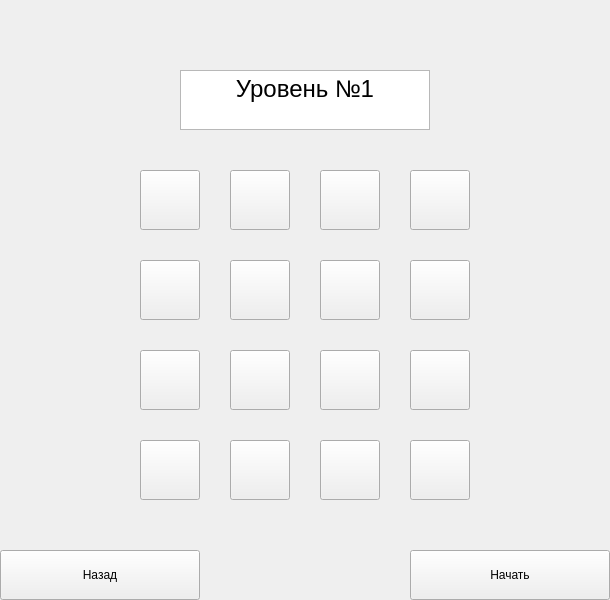
<?xml version="1.0" encoding="UTF-8"?>
<ui version="4.0">
 <class>Squares_Norm</class>
 <widget class="QWidget" name="Squares_Norm">
  <property name="geometry">
   <rect>
    <x>0</x>
    <y>0</y>
    <width>610</width>
    <height>600</height>
   </rect>
  </property>
  <property name="minimumSize">
   <size>
    <width>610</width>
    <height>600</height>
   </size>
  </property>
  <property name="maximumSize">
   <size>
    <width>610</width>
    <height>600</height>
   </size>
  </property>
  <property name="windowTitle">
   <string>Form</string>
  </property>
  <widget class="QPushButton" name="pushButton_5">
   <property name="geometry">
    <rect>
     <x>230</x>
     <y>170</y>
     <width>60</width>
     <height>60</height>
    </rect>
   </property>
   <property name="text">
    <string/>
   </property>
   <attribute name="buttonGroup">
    <string notr="true">buttonGroup</string>
   </attribute>
  </widget>
  <widget class="QPushButton" name="pushButton_9">
   <property name="geometry">
    <rect>
     <x>320</x>
     <y>170</y>
     <width>60</width>
     <height>60</height>
    </rect>
   </property>
   <property name="text">
    <string/>
   </property>
   <attribute name="buttonGroup">
    <string notr="true">buttonGroup</string>
   </attribute>
  </widget>
  <widget class="QPushButton" name="pushButton_13">
   <property name="geometry">
    <rect>
     <x>410</x>
     <y>170</y>
     <width>60</width>
     <height>60</height>
    </rect>
   </property>
   <property name="text">
    <string/>
   </property>
   <attribute name="buttonGroup">
    <string notr="true">buttonGroup</string>
   </attribute>
  </widget>
  <widget class="QPushButton" name="pushButton_10">
   <property name="geometry">
    <rect>
     <x>320</x>
     <y>260</y>
     <width>60</width>
     <height>60</height>
    </rect>
   </property>
   <property name="text">
    <string/>
   </property>
   <attribute name="buttonGroup">
    <string notr="true">buttonGroup</string>
   </attribute>
  </widget>
  <widget class="QPushButton" name="pushButton_14">
   <property name="geometry">
    <rect>
     <x>410</x>
     <y>260</y>
     <width>60</width>
     <height>60</height>
    </rect>
   </property>
   <property name="text">
    <string/>
   </property>
   <attribute name="buttonGroup">
    <string notr="true">buttonGroup</string>
   </attribute>
  </widget>
  <widget class="QPushButton" name="pushButton_6">
   <property name="geometry">
    <rect>
     <x>230</x>
     <y>260</y>
     <width>60</width>
     <height>60</height>
    </rect>
   </property>
   <property name="text">
    <string/>
   </property>
   <attribute name="buttonGroup">
    <string notr="true">buttonGroup</string>
   </attribute>
  </widget>
  <widget class="QPushButton" name="pushButton_7">
   <property name="geometry">
    <rect>
     <x>230</x>
     <y>350</y>
     <width>60</width>
     <height>60</height>
    </rect>
   </property>
   <property name="text">
    <string/>
   </property>
   <attribute name="buttonGroup">
    <string notr="true">buttonGroup</string>
   </attribute>
  </widget>
  <widget class="QPushButton" name="pushButton_15">
   <property name="geometry">
    <rect>
     <x>410</x>
     <y>350</y>
     <width>60</width>
     <height>60</height>
    </rect>
   </property>
   <property name="text">
    <string/>
   </property>
   <attribute name="buttonGroup">
    <string notr="true">buttonGroup</string>
   </attribute>
  </widget>
  <widget class="QPushButton" name="pushButton_11">
   <property name="geometry">
    <rect>
     <x>320</x>
     <y>350</y>
     <width>60</width>
     <height>60</height>
    </rect>
   </property>
   <property name="text">
    <string/>
   </property>
   <attribute name="buttonGroup">
    <string notr="true">buttonGroup</string>
   </attribute>
  </widget>
  <widget class="QTextEdit" name="textEdit">
   <property name="geometry">
    <rect>
     <x>180</x>
     <y>70</y>
     <width>250</width>
     <height>60</height>
    </rect>
   </property>
   <property name="html">
    <string>&lt;!DOCTYPE HTML PUBLIC &quot;-//W3C//DTD HTML 4.0//EN&quot; &quot;http://www.w3.org/TR/REC-html40/strict.dtd&quot;&gt;
&lt;html&gt;&lt;head&gt;&lt;meta name=&quot;qrichtext&quot; content=&quot;1&quot; /&gt;&lt;style type=&quot;text/css&quot;&gt;
p, li { white-space: pre-wrap; }
&lt;/style&gt;&lt;/head&gt;&lt;body style=&quot; font-family:'MS Shell Dlg 2'; font-size:7.8pt; font-weight:400; font-style:normal;&quot;&gt;
&lt;p align=&quot;center&quot; style=&quot; margin-top:0px; margin-bottom:0px; margin-left:0px; margin-right:0px; -qt-block-indent:0; text-indent:0px;&quot;&gt;&lt;span style=&quot; font-size:18pt;&quot;&gt;Уровень №1&lt;/span&gt;&lt;/p&gt;&lt;/body&gt;&lt;/html&gt;</string>
   </property>
  </widget>
  <widget class="QPushButton" name="pushButton_3">
   <property name="geometry">
    <rect>
     <x>140</x>
     <y>350</y>
     <width>60</width>
     <height>60</height>
    </rect>
   </property>
   <property name="text">
    <string/>
   </property>
   <attribute name="buttonGroup">
    <string notr="true">buttonGroup</string>
   </attribute>
  </widget>
  <widget class="QPushButton" name="pushButton_1">
   <property name="geometry">
    <rect>
     <x>140</x>
     <y>170</y>
     <width>60</width>
     <height>60</height>
    </rect>
   </property>
   <property name="text">
    <string/>
   </property>
   <attribute name="buttonGroup">
    <string notr="true">buttonGroup</string>
   </attribute>
  </widget>
  <widget class="QPushButton" name="pushButton_2">
   <property name="geometry">
    <rect>
     <x>140</x>
     <y>260</y>
     <width>60</width>
     <height>60</height>
    </rect>
   </property>
   <property name="text">
    <string/>
   </property>
   <attribute name="buttonGroup">
    <string notr="true">buttonGroup</string>
   </attribute>
  </widget>
  <widget class="QPushButton" name="pushButton_12">
   <property name="geometry">
    <rect>
     <x>320</x>
     <y>440</y>
     <width>60</width>
     <height>60</height>
    </rect>
   </property>
   <property name="text">
    <string/>
   </property>
   <attribute name="buttonGroup">
    <string notr="true">buttonGroup</string>
   </attribute>
  </widget>
  <widget class="QPushButton" name="pushButton_16">
   <property name="geometry">
    <rect>
     <x>410</x>
     <y>440</y>
     <width>60</width>
     <height>60</height>
    </rect>
   </property>
   <property name="text">
    <string/>
   </property>
   <attribute name="buttonGroup">
    <string notr="true">buttonGroup</string>
   </attribute>
  </widget>
  <widget class="QPushButton" name="pushButton_8">
   <property name="geometry">
    <rect>
     <x>230</x>
     <y>440</y>
     <width>60</width>
     <height>60</height>
    </rect>
   </property>
   <property name="text">
    <string/>
   </property>
   <attribute name="buttonGroup">
    <string notr="true">buttonGroup</string>
   </attribute>
  </widget>
  <widget class="QPushButton" name="pushButton_4">
   <property name="geometry">
    <rect>
     <x>140</x>
     <y>440</y>
     <width>60</width>
     <height>60</height>
    </rect>
   </property>
   <property name="text">
    <string/>
   </property>
   <attribute name="buttonGroup">
    <string notr="true">buttonGroup</string>
   </attribute>
  </widget>
  <widget class="QPushButton" name="pushButton_back">
   <property name="geometry">
    <rect>
     <x>0</x>
     <y>550</y>
     <width>200</width>
     <height>50</height>
    </rect>
   </property>
   <property name="text">
    <string>Назад</string>
   </property>
  </widget>
  <widget class="QPushButton" name="pushButton_run">
   <property name="geometry">
    <rect>
     <x>410</x>
     <y>550</y>
     <width>200</width>
     <height>50</height>
    </rect>
   </property>
   <property name="text">
    <string>Начать</string>
   </property>
  </widget>
  <widget class="QLabel" name="label">
   <property name="geometry">
    <rect>
     <x>530</x>
     <y>0</y>
     <width>75</width>
     <height>25</height>
    </rect>
   </property>
   <property name="text">
    <string/>
   </property>
  </widget>
 </widget>
 <resources/>
 <connections/>
 <buttongroups>
  <buttongroup name="buttonGroup"/>
 </buttongroups>
</ui>
